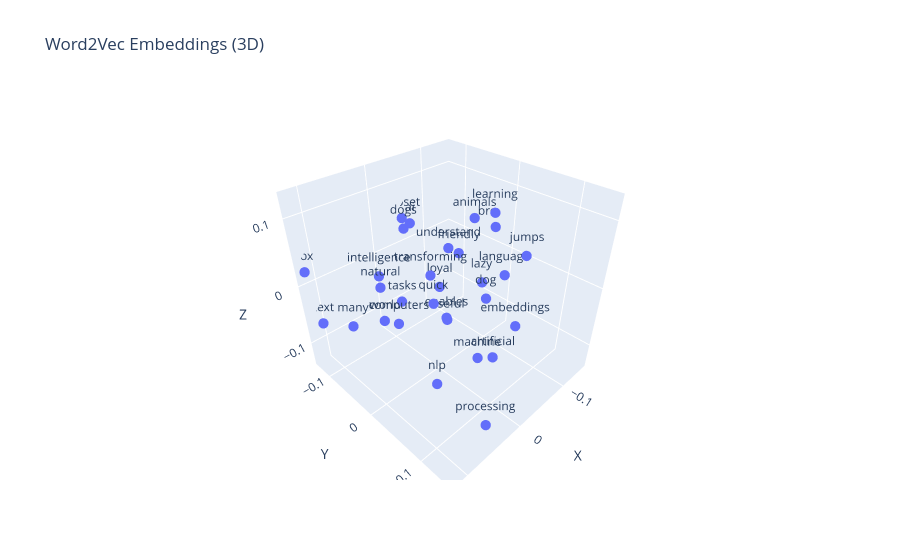

Notebook code cell kept with this figure:
### Markdown cell above
## 6. Word2Vec Embeddings & 3D Visualization
Let's train a Word2Vec model and visualize the word vectors in 3D.

### Code cell
from gensim.models import Word2Vec
import numpy as np
import plotly.graph_objs as go

w2v_model = Word2Vec(sentences=preprocessed_docs, vector_size=10, window=2, min_count=1, workers=1, seed=42)
word_vectors = np.array([w2v_model.wv[word] for word in vocab])

# Reduce to 3D using PCA
from sklearn.decomposition import PCA
pca = PCA(n_components=3)
word_vecs_3d = pca.fit_transform(word_vectors)

fig = go.Figure()
fig.add_trace(go.Scatter3d(
    x=word_vecs_3d[:,0], y=word_vecs_3d[:,1], z=word_vecs_3d[:,2],
    mode='markers+text', text=vocab, marker=dict(size=6)
))
fig.update_layout(title='Word2Vec Embeddings (3D)', scene=dict(xaxis_title='X', yaxis_title='Y', zaxis_title='Z'))
fig.show()

### Figure 1 — Plotly figure (JSON) as saved in the notebook; plotly's stock layout.template omitted (floating-point values rounded to 4 significant figures)
{"data": [{"marker": {"size": 6}, "mode": "markers+text", "text": ["ai", "animals", "artificial", "brown", "computers", "dog", "dogs", "embeddings", "enables", "fox", "friendly", "intelligence", "jumps", "language", "lazy", "learning", "loyal", "machine", "many", "natural", "nlp", "processing", "quick", "subset", "tasks", "text", "transforming", "understand", "useful", "world"], "type": "scatter3d", "x": [0.04516, -0.1003, 0.01317, -0.1489, 0.1109, 0.01933, -0.01554, -0.04897, -0.03341, 0.1178, -0.111, 0.05902, -0.07018, -0.09279, -0.1032, -0.02602, -0.05198, 0.001068, 0.1067, 0.07443, 0.05276, 0.06132, 0.01283, -0.04976, 0.05844, 0.1083, 0.05052, -0.02029, -0.08161, 0.06219], "y": [0.005205, -0.02788, 0.1097, -0.02804, 0.05793, 0.09935, -0.08285, 0.09502, -0.01734, -0.127, -0.06828, -0.04514, 0.08608, 0.03828, -0.01101, 0.06854, -0.05075, 0.0756, -0.0439, -0.02213, 0.05226, 0.1442, 0.005735, -0.1283, -0.002235, -0.1231, 0.04282, 7.537e-05, -0.06479, -0.03804], "z": [0.1163, 0.06028, -0.03858, 0.02836, 0.04077, 0.04788, 0.05471, -0.03465, -0.07537, 0.02406, -0.01836, 0.02846, 0.05948, -0.001707, -0.04263, 0.1265, -0.04527, -0.07081, -0.02505, 0.02993, -0.09839, -0.09217, -0.01255, 0.04279, 0.01088, -0.06526, 0.06686, 0.05578, -0.134, -0.0383]}], "layout": {"scene": {"xaxis": {"title": {"text": "X"}}, "yaxis": {"title": {"text": "Y"}}, "zaxis": {"title": {"text": "Z"}}}, "title": {"text": "Word2Vec Embeddings (3D)"}}}
